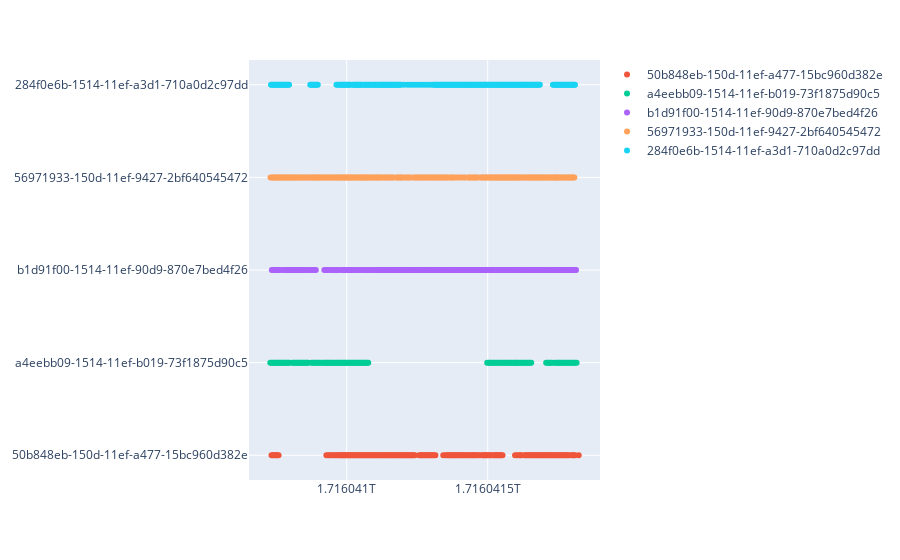

Here is the notebook cell this chart was saved with:
### Code cell
# plot timestamps
fig = px.scatter()
for team in teams:
    fig.add_scatter(x=timestamps[team], y=[team] * len(timestamps[team]), mode='markers', name=team)
fig.show()

### Figure 1 — Plotly figure (JSON) as saved in the notebook; plotly's stock layout.template omitted (floating-point values rounded to 4 significant figures; data arrays with more than 128 entries replaced by an {"elided": "..."} marker saying what was removed)
{"data": [{"hovertemplate": "<extra></extra>", "legendgroup": "", "marker": {"color": "#636efa", "symbol": "circle"}, "mode": "markers", "name": "", "orientation": "v", "showlegend": false, "type": "scatter", "xaxis": "x", "yaxis": "y"}, {"mode": "markers", "name": "50b848eb-150d-11ef-a477-15bc960d382e", "type": "scatter", "x": {"elided": "187 int values"}, "y": {"elided": "187 str values"}}, {"mode": "markers", "name": "a4eebb09-1514-11ef-b019-73f1875d90c5", "type": "scatter", "x": {"elided": "134 int values"}, "y": {"elided": "134 str values"}}, {"mode": "markers", "name": "b1d91f00-1514-11ef-90d9-870e7bed4f26", "type": "scatter", "x": {"elided": "242 int values"}, "y": {"elided": "242 str values"}}, {"mode": "markers", "name": "56971933-150d-11ef-9427-2bf640545472", "type": "scatter", "x": {"elided": "229 int values"}, "y": {"elided": "229 str values"}}, {"mode": "markers", "name": "284f0e6b-1514-11ef-a3d1-710a0d2c97dd", "type": "scatter", "x": {"elided": "208 int values"}, "y": {"elided": "208 str values"}}], "layout": {"legend": {"tracegroupgap": 0}, "margin": {"t": 60}, "xaxis": {"anchor": "y", "domain": [0, 1]}, "yaxis": {"anchor": "x", "domain": [0, 1]}}}
